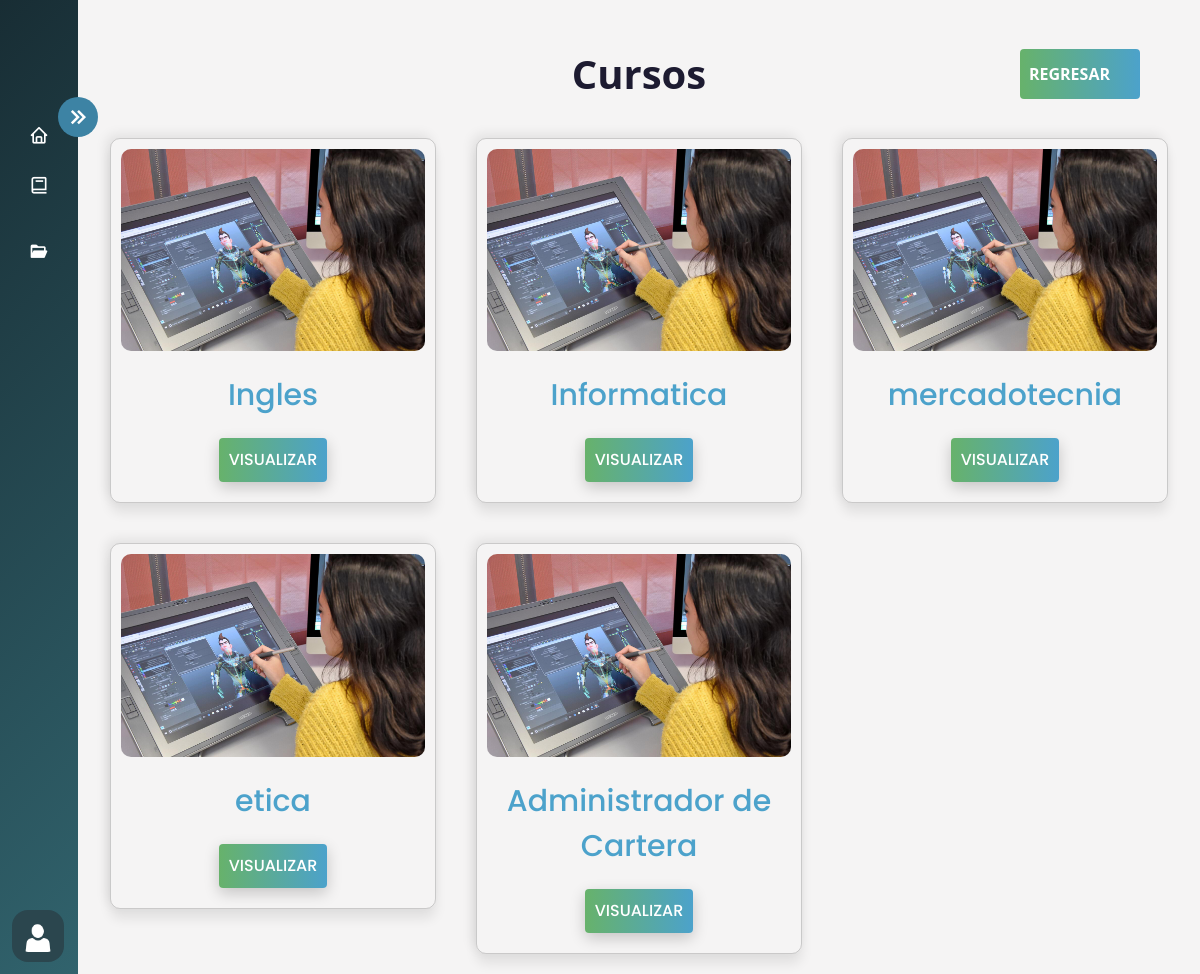
The app's page /usuario/Cursos_Usuarios/ (signed in) with its own data.
### AppCursos/models.py (models this page shows, shortened)
class Cursos(models.Model):
     nombre_curso=models.CharField(max_length=100)
     descripcion_curso = models.CharField(max_length=500)
     estado_curso= models.BooleanField(default=False)
     duracion_curso = models.IntegerField(blank=True, null=True)
     iconoCurso = models.ImageField(upload_to='IconosCurso', null=True,blank=True)
     id_cargo=models.ForeignKey(Cargo, on_delete=models.CASCADE,null=True)
     class Meta:
          verbose_name_plural = 'Cursos'

### AppUsuarios/views.py (the view)
# urls.py: path('Cursos_Usuarios/', login_required(views.Cursos_Usuarios), name='Cursos_Usuarios'),
def Cursos_Usuarios(request):
        listaCursos= Cursos.objects.filter(estado_curso=True).values('nombre_curso','id')
        user_id=request.user.id
        listaUsuarioCargo=Usuario_Cargo.objects.filter(id_usuario=user_id).values('id_cargo')
        listacursos= Cursos.objects.filter(id_cargo__in=listaUsuarioCargo, estado_curso=True).values('nombre_curso','id')
        return render (request,'Templates_Usuarios/Cursos/Cursos_Usuarios.html',{'listacursos':listacursos})

### AppCursos/context_processors.py (called while the page is built)
def group_name(request):
    group_name = None
    if request.user.is_authenticated:
        group = Group.objects.filter(user=request.user).first()
        if group:
            group_name = group.name
    return {'group_name': group_name}

### Templates/Templates_Usuarios/Cursos/Cursos_Usuarios.html (shortened to what this page needs)
{% extends 'Layout/Base.html' %}
{% load static %}
{% block content %}
<link rel="stylesheet" href="{% static 'Css/Cursos_Usuarios.css' %}">
<div class="home_content">
    <div class="text">
        <br>
        <h1 style="text-align: center;"> Cursos </h1>
        <div class="caja-container">
            {% for curso in listacursos %}
            <div class="flex-container">
                <div class="flex-items">
                    <div class="card">
                        <div class="card-image-container">
                            <img src="{% static 'img/iconos/animacion-degital_1.jpg' %}" alt="Icono del Curso">
                        </div>
                        <p class="card-title">{{ curso.nombre_curso }}</p>
                        <form method="post" action="{% url 'Modulos_Usuarios' %}">
                            <div class="card-btn">
                              <div class="button-box">
									<button class="subir" type="submit"><span>Visualizar </span></button>
								</div>
                            </div>
                        </form>
                    </div>
                </div>
            </div>
            {% endfor %}
        </div>
    </div>
</div>
<a href="{% url 'gestion_MaterialApoyo' %}" id="back2">
        <button class="back">
            <span>
                Regresar
            </span>
        </button>
</a>
{% endblock %}

### static/Css/Estilo.css (style rules this page uses)
body { overflow-x: hidden; }
* { margin: 0; padding: 0; box-sizing: border-box; }

### static/Css/Cursos_Usuarios.css (style rules this page uses)
body { margin: 0; padding: 0; box-sizing: border-box; background-color: #f2f0f0b4; overflow-y: scroll; }
.home_content { position: absolute; height: 100%; width: calc(100% - 78px); left: 78px; transition: all 0.5s ease; }
.home_content .text { font-size: 25px; font-weight: 500; color: #1d1b31; margin: 12px; }
.caja-container { display: grid; grid-template-columns: repeat(3, 1fr); gap: 40px; max-width: 1100px; margin: 20px auto; padding: 20px; }
.back { display: inline-flex; align-items: center; position: fixed; top: 5%; right: 5%; width: 10vw; height: 50px; font-size: 16px; font-weight: bold; cursor: pointer; transition: all 0.3s ease; border-radius: 4px; background: linear-gradient(to right, #67b26b, #4ca2cb); color: #fff; padding: 10px; text-transform: uppercase; font-size: 16px; border: none; }
.back span { transition: .4s ease-in-out all; position: absolute; right: 25%; }
h1 { animation: h1 0.4s linear both; font-weight: 700; }
.card { display: flex; flex-direction: column; width: auto; height: auto !important; background-color: var(--white); border-radius: 10px; box-shadow: 0px 10px 12px rgba(0, 0, 0, 0.08), -4px -4px 12px rgba(0, 0, 0, 0.08); overflow: hidden; transition: all 0.3s; cursor: pointer; box-sizing: border-box; padding: 10px; }
.card-image-container img { width: 100%; height: 100%; object-fit: cover; }
.card-image-container { width: 100%; height: 64%; border-radius: 10px; margin-bottom: 12px; overflow: hidden; background-color: rgb(165, 165, 165); display: flex; align-items: center; justify-content: center; }
.card-title { margin: 10px; font-size: 30px; font-family: 'Poppins', sans-serif; font-weight: 500; color: #4ca2cb; cursor: default; -webkit-box-orient: vertical; overflow: hidden; display: -webkit-box; line-clamp: 1; text-align: center; }
.subir { border-radius: 4px; background: linear-gradient(to right, #67b26b, #4ca2cb); color: #fff; padding: 10px; text-transform: uppercase; font-size: 16px; transition: all 0.3s ease; cursor: pointer; width: auto; border: none; outline: none; box-shadow: 0 5px 15px rgba(0, 0, 0, 0.2); font-family: 'Poppins', sans-serif; font-weight: 500; display: flex; align-items: center; margin:10px auto; }
.subir span { position: relative; transition: 400ms; }
.subir span::after { content: '\00bb'; position: absolute; opacity: 0; top: 0; right: -20px; transition: 500ms; }
.card { animation: card 0.5s; }

### records on screen
Cursos: nombre_curso "Ingles"
Cursos: nombre_curso "Informatica"
Cursos: nombre_curso "mercadotecnia"
Cursos: nombre_curso "etica"
Cursos: nombre_curso "Administrador de Cartera"
